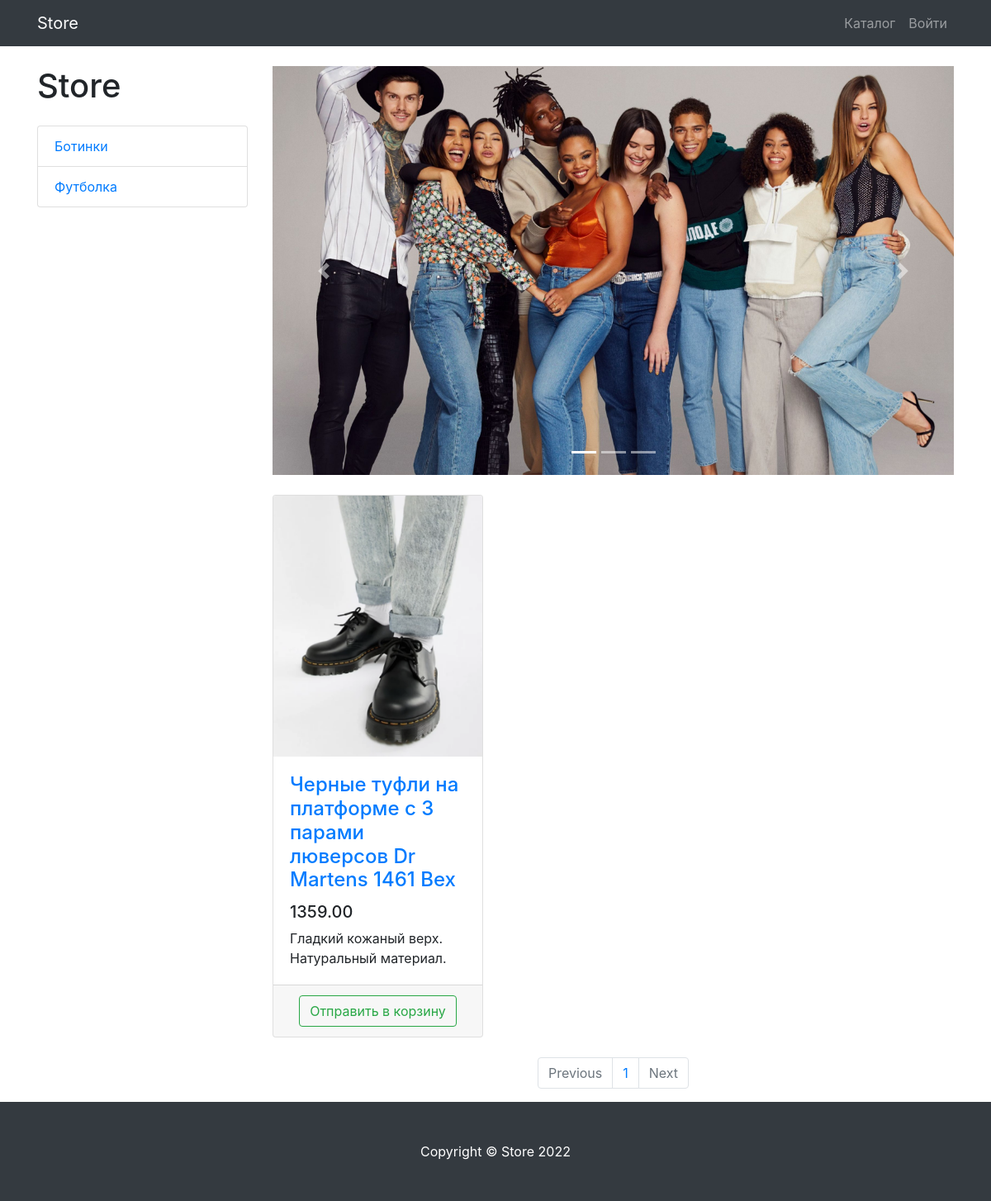
The page /products/category/1 on the database its author committed.
### products/models.py (models this page shows, shortened)
class ProductsCategory(models.Model):
    name = models.CharField(max_length=128) # что такое max_length? что такое CharField?
    description = models.TextField(null=True, blank=True) # В чем отличие от CharField? для чего добавлять null=True, blank=True? (чтобы это строка могла быть пустой в таблице)

class Product(models.Model):
    name = models.CharField(max_length=256)
    description = models.TextField()
    price = models.DecimalField(max_digits=6, decimal_places=2) # что за тип данных? max_digits - максимальное число до запятой, decimal_places - после
    quantity = models.PositiveIntegerField(default=0) # default = значение для строки по умолчанию. Что за PositiveIntegerField?
    image = models.ImageField(upload_to='products_images') # папка, где сохраняем картинки
    category = models.ForeignKey(to=ProductsCategory, on_delete=models.CASCADE) # класс CASCADE не вызывается. При CASCADE удаляются связанные категории. Еще есть Set_default/ PROTECT. Что за ForeignKey, to=ProductsCategory?

### products/views.py (the view)
# urls.py: path('products/', include('products.urls', namespace='products')),
def products(request, category_id=None,page_number=1):
    products = Product.objects.filter(category_id=category_id) if category_id else Product.objects.all()
    paginator = Paginator(products, 1) # что передаем? первое - список объектов, у нас это queryset. Второе - сколько объектов оттображать на странице.
    products_paginator = paginator.page(page_number) # на какой странице что отрисовываем.
    context = {
        'title': 'Catalog',
        'products': products_paginator,
        'categories': ProductsCategory.objects.all()
    }
    return render(request, 'products/products.html', context)

### products/templates/products/products.html (shortened to what this page needs)
{% extends 'products/base.html' %}
{% block css %}
    <link href="/static/vendor/css/products.css" rel="stylesheet">
{%  endblock %}
{% block content %}
    <div class="container">
    <div class="row">
        <div class="col-lg-3">
            <h1 class="my-4">Store</h1>
            <div class="list-group">
                {% for category in categories %}
                <a href="{% url 'products:category' category.id %}" class="list-group-item">{{ category.name }}</a>
                {% endfor %}
            </div>
        </div>
        <div class="col-lg-9">
            <div id="carouselExampleIndicators" class="carousel slide my-4" data-ride="carousel">
                <ol class="carousel-indicators">
                    <li data-target="#carouselExampleIndicators" data-slide-to="0" class="active"></li>
                    <li data-target="#carouselExampleIndicators" data-slide-to="1"></li>
                    <li data-target="#carouselExampleIndicators" data-slide-to="2"></li>
                </ol>
                <div class="carousel-inner" role="listbox">
                    <div class="carousel-item active">
                        <img class="d-block img-fluid" src="/static/vendor/img/slides/slide-1.jpg" alt="First slide">
                    </div>
                </div>
                <a class="carousel-control-prev" href="#carouselExampleIndicators" role="button" data-slide="prev">
                    <span class="carousel-control-prev-icon" aria-hidden="true"></span>
                </a>
                <a class="carousel-control-next" href="#carouselExampleIndicators" role="button" data-slide="next">
                    <span class="carousel-control-next-icon" aria-hidden="true"></span>
                </a>
            </div>
            <div class="row">
            {% for product in products %}
                <div class="col-lg-4 col-md-6 mb-4">
                    <div class="card h-100">
                        <a href="#">
                            <img class="card-img-top"
                                 src="{{ product.image.url }}"
                                 alt="">
                        </a>
                        <div class="card-body">
                            <h4 class="card-title">
                                <a href="#">{{ product.name }}</a>
                            </h4>
                            <h5>{{ product.price }}</h5>
                            <p class="card-text">{{ product.description }}</p>
                        </div>
                        <div class="card-footer text-center">
                            <a class="btn btn-outline-success" href="{% url 'products:add_basket' product.id %}">Отправить в корзину</a>
                        </div>
                    </div>
                </div>
{% endfor %}
            </div>
            <nav aria-label="Page navigation example">
                <ul class="pagination justify-content-center">
                    <li class="page-item {% if not products.has_previous %} disabled {% endif %}">
                        <a class="page-link" href="{% if products.has_previous %} {% url 'products:paginator' products.previous_page_number %} {% else %} # {% endif %}"  tabindex="-1" aria-disabled="true">
                            Previous
                        </a>
                    </li>
                {% for page in products.paginator.page_range %}
                    <li class="page-item">
                        <a class="page-link" href="{% url 'products:paginator' page %}">{{ page }}</a></li>
                {% endfor %}
                    <li class="page-item {% if not products.has_next %} disabled {% endif %}" >
                        <a class="page-link" href="{% if products.has_next %} {% url 'products:paginator' products.next_page_number %} {% else %} # {% endif %}">Next</a>
                    </li>
                </ul>
            </nav>
        </div>
    </div>
</div>
{% endblock %}
{% block footer %}
    <footer class="py-5 bg-dark">
    <div class="container">
        <p class="m-0 text-center text-white">Copyright &copy; Store 2022</p>
    </div>
</footer>
{% endblock %}

### rows shown on the page
ProductsCategory: name "Ботинки"
ProductsCategory: name "Футболка"
Product: image (picture), name "Черные туфли на платформе с 3 парами люверсов Dr Martens 1461 Bex", price "1359.00", description "Гладкий кожаный верх. Натуральный материал."

### other values the page prints
{{ page }} "1"
